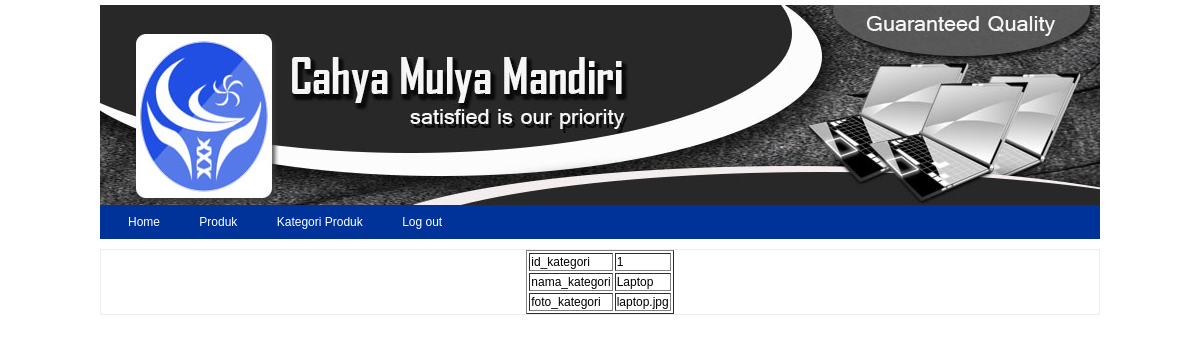
The page /gudang/kategori_barang/detail.php?recordID=1 on the database its author committed.
### tables this page shows
CREATE TABLE `kategori_barang` (
  `id_kategori` int(5) NOT NULL AUTO_INCREMENT,
  `nama_kategori` varchar(250) NOT NULL,
  `foto_kategori` varchar(250) DEFAULT NULL,
  PRIMARY KEY (`id_kategori`)
);

### gudang/kategori_barang/detail.php (the view, shortened to what this page needs)
<?php require_once('../../Connections/toko_cahya.php');include'../head.php';
include'../menu.php'; ?><?php
if (!function_exists("GetSQLValueString")) {
function GetSQLValueString($theValue, $theType, $theDefinedValue = "", $theNotDefinedValue = "")
{
  $theValue = function_exists("mysql_real_escape_string") ? mysql_real_escape_string($theValue) : mysql_escape_string($theValue);
  switch ($theType) {
    case "long":
    case "int":
      $theValue = ($theValue != "") ? intval($theValue) : "NULL";
      break;
  }
  return $theValue;
}
}
$maxRows_DetailRS1 = 10;
$pageNum_DetailRS1 = 0;
$startRow_DetailRS1 = $pageNum_DetailRS1 * $maxRows_DetailRS1;
$colname_DetailRS1 = "-1";
if (isset($_GET['recordID'])) {
  $colname_DetailRS1 = $_GET['recordID'];
}
$query_DetailRS1 = sprintf("SELECT * FROM kategori_barang WHERE id_kategori = %s", GetSQLValueString($colname_DetailRS1, "int"));
$query_limit_DetailRS1 = sprintf("%s LIMIT %d, %d", $query_DetailRS1, $startRow_DetailRS1, $maxRows_DetailRS1);
$DetailRS1 = mysql_query($query_limit_DetailRS1, $toko_cahya) or die(mysql_error());
$row_DetailRS1 = mysql_fetch_assoc($DetailRS1);
?><!DOCTYPE html PUBLIC "-//W3C//DTD XHTML 1.0 Transitional//EN" "http://www.w3.org/TR/xhtml1/DTD/xhtml1-transitional.dtd">
<html xmlns="http://www.w3.org/1999/xhtml">
<head>
</head>
<body>
<table border="1" align="center">
  <tr>
    <td>id_kategori</td>
    <td><?php echo $row_DetailRS1['id_kategori']; ?></td>
  </tr>
  <tr>
    <td>nama_kategori</td>
    <td><?php echo $row_DetailRS1['nama_kategori']; ?></td>
  </tr>
  <tr>
    <td>foto_kategori</td>
    <td><?php echo $row_DetailRS1['foto_kategori']; ?></td>
  </tr>
</table>
</body>
</html><?php

### tema.css (style rules this page uses)
body { font-family:Verdana, Geneva, sans-serif; font-size:12px; margin:0; padding:0; }

### rows shown on the page
kategori_barang: id_kategori "1", nama_kategori "Laptop", foto_kategori "laptop.jpg"
